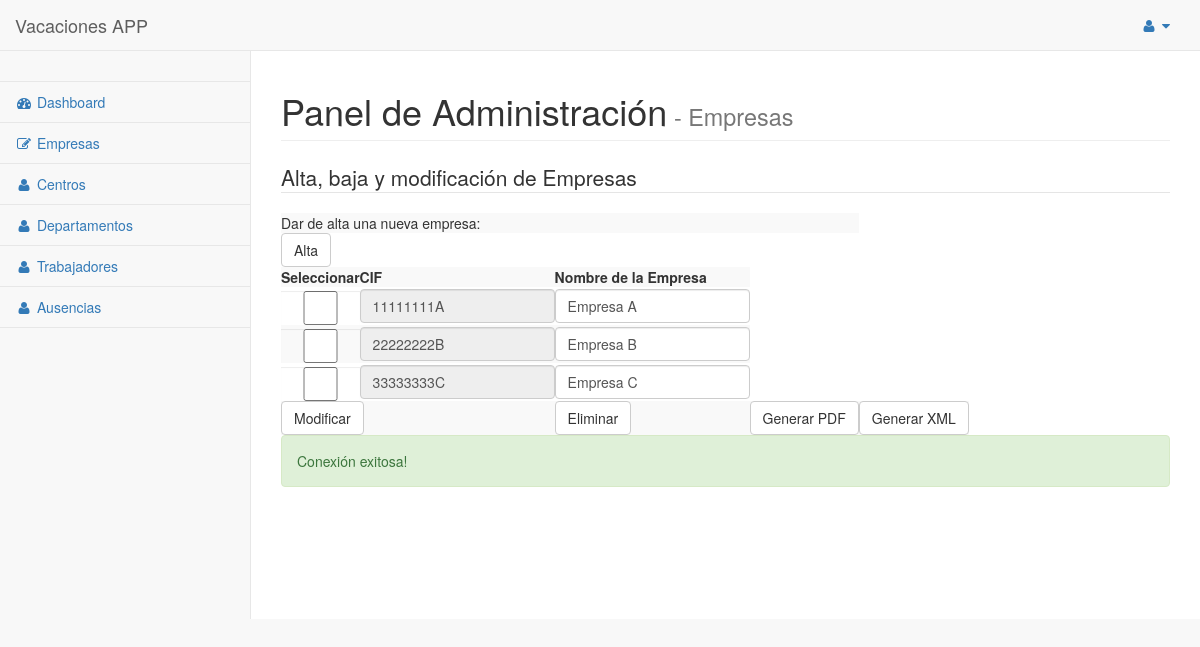
/pages/tablas/empresa.php, run on the app's committed database.
### tables this page shows
CREATE TABLE `Empresa` (
  `CIF` char(9) NOT NULL,
  `nombreEmpresa` varchar(90) NOT NULL,
  PRIMARY KEY (`CIF`)
);

### pages/tablas/empresa.php (the view, shortened to what this page needs)
<!DOCTYPE html>
<html lang="en">
<head>
    <link href="../../vendor/bootstrap/css/bootstrap.min.css" rel="stylesheet">
    <link href="../../vendor/metisMenu/metisMenu.min.css" rel="stylesheet">
    <link href="../../dist/css/sb-admin-2.css" rel="stylesheet">
    <link href="../../vendor/morrisjs/morris.css" rel="stylesheet">
    <link href="../../vendor/font-awesome/css/font-awesome.min.css" rel="stylesheet" type="text/css">
</head>
<body>
    <?php
        $mysqli = conectar();
    ?>
    <div id="wrapper">
        <nav class="navbar navbar-default navbar-static-top" role="navigation" style="margin-bottom: 0">
            <div class="navbar-header">
                <a class="navbar-brand" href="../../index.html">Vacaciones APP</a>
            </div>
            <ul class="nav navbar-top-links navbar-right">
                <li class="dropdown">
                    <a class="dropdown-toggle" data-toggle="dropdown" href="#">
                        <i class="fa fa-user fa-fw"></i> <i class="fa fa-caret-down"></i>
                    </a>
                </li>
            </ul>
            <div class="navbar-default sidebar" role="navigation">
                <div class="sidebar-nav navbar-collapse">
                    <ul class="nav" id="side-menu">
                        <li class="sidebar-search">
                        </li>
                        <li>
                            <a href="../../index.html"><i class="fa fa-dashboard fa-fw"></i> Dashboard</a>
                        </li>
                        <li>
                            <a href="#"><i class="fa fa-edit fa-fw"></i> Empresas</a>
                        </li>
                        <li>
                            <a href="centro.php"><i class="fa fa-user fa-fw"></i> Centros</a>
                        </li>
                        <li>
                            <a href="departamento.php"><i class="fa fa-user fa-fw"></i> Departamentos</a>
                        </li>
                        <li>
                            <a href="trabajador.php"><i class="fa fa-user fa-fw"></i> Trabajadores</a>
                        </li>
                        <li>
                            <a href="ausencia.php"><i class="fa fa-user fa-fw"></i> Ausencias</a>
                        </li>
                    </ul>
                </div>
            </div>
        </nav>
        <div id="page-wrapper">
            <div class="row">
                <div class="col-lg-12">
                    <h1 class="page-header">Panel de Administración<small> - Empresas</small></h1>
                </div>
                <div class="col-lg-12">
                </div>
                <div class="col-lg-12">
                    <div class="form-group">
                        <fieldset>
                        <?php
                            $sql = "SELECT DISTINCT CIF, nombreEmpresa FROM Empresa";
                            $resultado = $mysqli -> query($sql);
                        ?>
                            <legend><span>Alta, baja y modificación de Empresas</span></legend>
                            <form class="form" method="POST" enctype="multipart/form-data"
                                action="<?php echo htmlspecialchars($_SERVER["PHP_SELF"]);?>">
                                <table class="table-hover table-responsive table-striped">
                                    <tr><td colspan="6">Dar de alta una nueva empresa: </td></tr>
                                    <tr><td colspan="6"><button type="submit" name="alta" class="btn btn-default" />Alta</button></td></tr>
                                    <tr>
                                        <th>Seleccionar</th>
                                        <th>CIF</th>
                                        <th>Nombre de la Empresa</th>
                                    </tr>
                            <?php
                                while ($fila = $resultado -> fetch_assoc()){
                                    echo '
                                    <tr>
                                        <td><input type="checkbox" name="seleccionar[]" class="form-control" value="' .$fila['CIF'] .'"/></td>
                                        <td><input type="text" name="CIF[]" class="form-control" value="' .$fila['CIF'] .'" readonly></td>
                                        <td><input type="text" name="nombreEmpresa[]" class="form-control" value="' .$fila['nombreEmpresa'] .'"></td>
                                    </tr>';
                                }
                                echo '<tr><td colspan="2"><button type="submit" name="guardar" class="btn btn-default"/>Modificar</button></td>';
                                echo '<td colspan="2"><button type="submit" name="eliminar" class="btn btn-default"/>Eliminar</button></td>';
                                echo '<td colspan="2"><button type="submit" class="btn btn-default" name="generar"/>Generar PDF</button></td>';
                                echo '<td><a href="../informes/clientes.php">
                                        <button type="submit" name="generarxml" class="btn btn-default"/>Generar XML</button>
                                    </a></td></tr>';
                                echo "</table>";
                                echo "</form>"
                            ?>
                        </fieldset>
                        <div id="error" class="" role="alert">
                        </div>
                    </div>
                </div>
            </div>
            </div>
        </div>
</body>
</html>

### data on the page
empresa: CIF "11111111A", nombreEmpresa "Empresa A"
empresa: CIF "22222222B", nombreEmpresa "Empresa B"
empresa: CIF "33333333C", nombreEmpresa "Empresa C"
